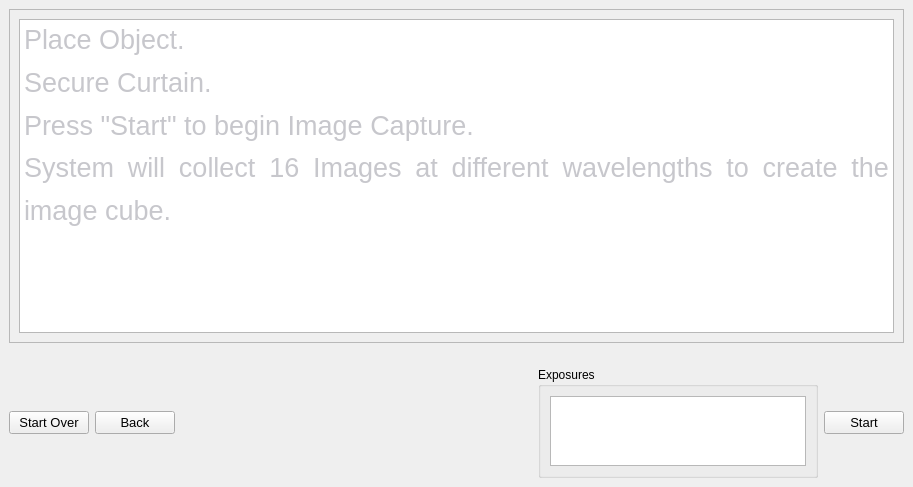
                 <widget class="QWidget" name="objectStep0">
                  <layout class="QVBoxLayout" name="verticalLayout_18">
                   <property name="leftMargin">
                    <number>0</number>
                   </property>
                   <property name="topMargin">
                    <number>0</number>
                   </property>
                   <property name="rightMargin">
                    <number>0</number>
                   </property>
                   <property name="bottomMargin">
                    <number>0</number>
                   </property>
                   <item>
                    <widget class="QWidget" name="objectStep0Main" native="true">
                     <property name="sizePolicy">
                      <sizepolicy hsizetype="Preferred" vsizetype="Preferred">
                       <horstretch>0</horstretch>
                       <verstretch>8</verstretch>
                      </sizepolicy>
                     </property>
                     <layout class="QGridLayout" name="gridLayout_12">
                      <property name="leftMargin">
                       <number>9</number>
                      </property>
                      <property name="topMargin">
                       <number>9</number>
                      </property>
                      <property name="rightMargin">
                       <number>9</number>
                      </property>
                      <item row="0" column="0">
                       <widget class="QFrame" name="objectInfoFrame">
                        <property name="frameShape">
                         <enum>QFrame::StyledPanel</enum>
                        </property>
                        <property name="frameShadow">
                         <enum>QFrame::Raised</enum>
                        </property>
                        <layout class="QGridLayout" name="gridLayout_13">
                         <item row="0" column="0">
                          <widget class="QTextEdit" name="objectInfo">
                           <property name="html">
                            <string>&lt;!DOCTYPE HTML PUBLIC &quot;-//W3C//DTD HTML 4.0//EN&quot; &quot;http://www.w3.org/TR/REC-html40/strict.dtd&quot;&gt;
&lt;html&gt;&lt;head&gt;&lt;meta name=&quot;qrichtext&quot; content=&quot;1&quot; /&gt;&lt;meta charset=&quot;utf-8&quot; /&gt;&lt;style type=&quot;text/css&quot;&gt;
p, li { white-space: pre-wrap; }
hr { height: 1px; border-width: 0; }
li.unchecked::marker { content: &quot;\2610&quot;; }
li.checked::marker { content: &quot;\2612&quot;; }
&lt;/style&gt;&lt;/head&gt;&lt;body style=&quot; font-family:'Segoe UI'; font-size:9pt; font-weight:400; font-style:normal;&quot;&gt;
&lt;p align=&quot;justify&quot; style=&quot; margin-top:0px; margin-bottom:0px; margin-left:0px; margin-right:0px; -qt-block-indent:0; text-indent:0px; line-height:138%;&quot;&gt;&lt;a name=&quot;docs-internal-guid-3db8b1a4-7fff-1e6a-797e-64920c427651&quot;&gt;&lt;/a&gt;&lt;span style=&quot; font-family:'Arial'; font-size:20pt; color:#c7c7cc; background-color:transparent;&quot;&gt;P&lt;/span&gt;&lt;span style=&quot; font-family:'Arial'; font-size:20pt; color:#c7c7cc; background-color:transparent;&quot;&gt;lace Object.&lt;/span&gt;&lt;/p&gt;
&lt;p align=&quot;justify&quot; style=&quot; margin-top:0px; margin-bottom:0px; margin-left:0px; margin-right:0px; -qt-block-indent:0; text-indent:0px; line-height:138%;&quot;&gt;&lt;a name=&quot;docs-internal-guid-3db8b1a4-7fff-1e6a-797e-64920c427651&quot;&gt;&lt;/a&gt;&lt;span style=&quot; font-family:'Arial'; font-size:20pt; color:#c7c7cc; background-color:transparent;&quot;&gt;S&lt;/span&gt;&lt;span style=&quot; font-family:'Arial'; font-size:20pt; color:#c7c7cc; background-color:transparent;&quot;&gt;ecure Curtain.&lt;/span&gt;&lt;/p&gt;
&lt;p align=&quot;justify&quot; style=&quot; margin-top:0px; margin-bottom:0px; margin-left:0px; margin-right:0px; -qt-block-indent:0; text-indent:0px; line-height:138%;&quot;&gt;&lt;a name=&quot;docs-internal-guid-3db8b1a4-7fff-1e6a-797e-64920c427651&quot;&gt;&lt;/a&gt;&lt;span style=&quot; font-family:'Arial'; font-size:20pt; color:#c7c7cc; background-color:transparent;&quot;&gt;P&lt;/span&gt;&lt;span style=&quot; font-family:'Arial'; font-size:20pt; color:#c7c7cc; background-color:transparent;&quot;&gt;ress &amp;quot;Start&amp;quot; to begin Image Capture.&lt;/span&gt;&lt;/p&gt;
&lt;p align=&quot;justify&quot; style=&quot; margin-top:0px; margin-bottom:0px; margin-left:0px; margin-right:0px; -qt-block-indent:0; text-indent:0px; line-height:138%;&quot;&gt;&lt;a name=&quot;docs-internal-guid-3db8b1a4-7fff-1e6a-797e-64920c427651&quot;&gt;&lt;/a&gt;&lt;span style=&quot; font-family:'Arial'; font-size:20pt; color:#c7c7cc; background-color:transparent;&quot;&gt;S&lt;/span&gt;&lt;span style=&quot; font-family:'Arial'; font-size:20pt; color:#c7c7cc; background-color:transparent;&quot;&gt;ystem will collect 16 Images at different wavelengths to create the image cube.  &lt;/span&gt;&lt;/p&gt;
&lt;p align=&quot;justify&quot; style=&quot;-qt-paragraph-type:empty; margin-top:0px; margin-bottom:0px; margin-left:0px; margin-right:0px; -qt-block-indent:0; text-indent:0px; line-height:138%; font-family:'Arial'; font-size:20pt; color:#c7c7cc;&quot;&gt;&lt;br /&gt;&lt;/p&gt;
&lt;p align=&quot;justify&quot; style=&quot;-qt-paragraph-type:empty; margin-top:0px; margin-bottom:0px; margin-left:0px; margin-right:0px; -qt-block-indent:0; text-indent:0px; line-height:138%; font-size:20pt;&quot;&gt;&lt;br /&gt;&lt;/p&gt;&lt;/body&gt;&lt;/html&gt;</string>
                           </property>
                          </widget>
                         </item>
                        </layout>
                       </widget>
                      </item>
                     </layout>
                    </widget>
                   </item>
                   <item>
                    <widget class="QWidget" name="objectStep0Bar" native="true">
                     <property name="sizePolicy">
                      <sizepolicy hsizetype="Preferred" vsizetype="Preferred">
                       <horstretch>0</horstretch>
                       <verstretch>1</verstretch>
                      </sizepolicy>
                     </property>
                     <layout class="QHBoxLayout" name="horizontalLayout_16">
                      <property name="leftMargin">
                       <number>9</number>
                      </property>
                      <property name="rightMargin">
                       <number>9</number>
                      </property>
                      <property name="bottomMargin">
                       <number>9</number>
                      </property>
                      <item>
                       <widget class="QPushButton" name="objectStartOverButton">
                        <property name="font">
                         <font>
                          <pointsize>10</pointsize>
                         </font>
                        </property>
                        <property name="text">
                         <string>Start Over</string>
                        </property>
                       </widget>
                      </item>
                      <item>
                       <widget class="QPushButton" name="objectBackButton">
                        <property name="font">
                         <font>
                          <pointsize>10</pointsize>
                         </font>
                        </property>
                        <property name="text">
                         <string>Back</string>
                        </property>
                       </widget>
                      </item>
                      <item>
                       <spacer name="horizontalSpacer_14">
                        <property name="orientation">
                         <enum>Qt::Horizontal</enum>
                        </property>
                        <property name="sizeHint" stdset="0">
                         <size>
                          <width>357</width>
                          <height>20</height>
                         </size>
                        </property>
                       </spacer>
                      </item>
                      <item>
                       <widget class="QGroupBox" name="ExposureDisp">
                        <property name="sizePolicy">
                         <sizepolicy hsizetype="Preferred" vsizetype="Preferred">
                          <horstretch>0</horstretch>
                          <verstretch>0</verstretch>
                         </sizepolicy>
                        </property>
                        <property name="title">
                         <string>Exposures</string>
                        </property>
                        <layout class="QHBoxLayout" name="horizontalLayout_30">
                         <item>
                          <widget class="QTextBrowser" name="ExposureDispText">
                           <property name="sizePolicy">
                            <sizepolicy hsizetype="Preferred" vsizetype="Expanding">
                             <horstretch>0</horstretch>
                             <verstretch>0</verstretch>
                            </sizepolicy>
                           </property>
                           <property name="font">
                            <font>
                             <pointsize>11</pointsize>
                            </font>
                           </property>
                          </widget>
                         </item>
                        </layout>
                       </widget>
                      </item>
                      <item>
                       <widget class="QPushButton" name="objectNextButton">
                        <property name="font">
                         <font>
                          <pointsize>10</pointsize>
                         </font>
                        </property>
                        <property name="text">
                         <string>Start</string>
                        </property>
                       </widget>
                      </item>
                     </layout>
                    </widget>
                   </item>
                  </layout>
                 </widget>
